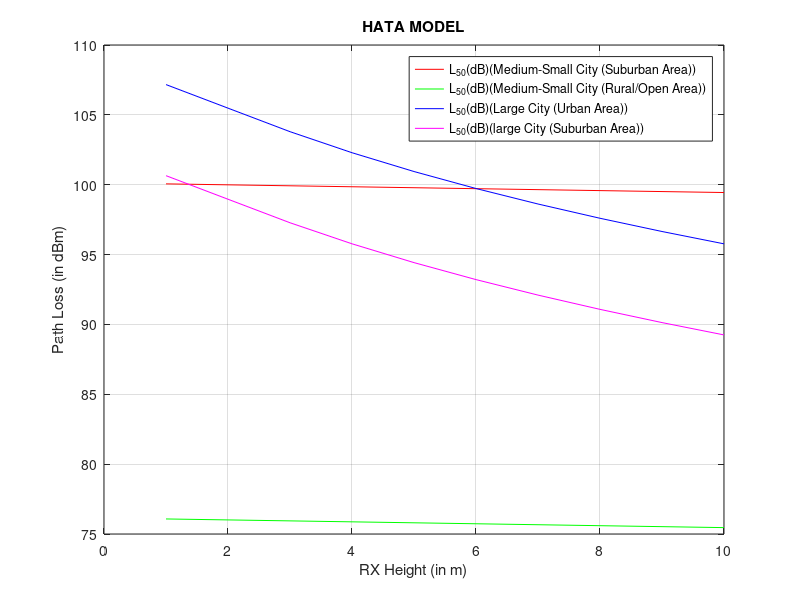

This chart was generated by the following MATLAB code:
clc
clear all;
close all;
hte=input('Enter the RX Height:');
hre=1:10;
d=input('Enter the Distance between TX and RX:');
f=input('Enter the Frequency:');
% MEDIUM-SMALL CITY (SUB URBAN AREA)
ahre_1=(1.1*log10(f)-0.7)*hre-(1.56*log10(f)-0.8);
L50_1=69.55+26.16*log10(f)-13.82*log10(hte)+(44.9-6.55*log10(hte))*log10(d)-ahre_1;
L50_dB_1=L50_1-(2*log10(f/28)*log10(f/28))-5.4;
% MEDIUM-SMALL CITY (RURAL/OPEN AREA)
ahre_2=(1.1*log10(f)-0.7)*hre-(1.56*log10(f)-0.8);
L50_2=69.55+26.16*log10(f)-13.82*log10(hte)+(44.9-6.55*log10(hte))*log10(d)-ahre_2;
L50_dB_2=L50_2-(4.78*log10(f)*log10(f))+18.33*log10(f)-40.98;
% LARGE CITY (URBAN AND SUBURBAN AREA)
if f<300000000
ahre_3=8.29*(log10(1.54*hre)).*(log10(1.54*hre))-1.1;
else
ahre_3=3.2*(log10(11.75*hre)).*(log10(11.75*hre))-4.97;
end
L50_3=69.55+26.16*log10(f)-13.82*log10(hte)+(44.9-6.55*log10(hte))*log10(d)-ahre_3;
L50_dB_3=L50_3-(2*log10(f/28)*log10(f/28))-5.4;
% rx height vs path loss
figure
plot(hre,L50_dB_1,'r',hre,L50_dB_2,'g',hre,L50_3,'b',hre,L50_dB_3,'m');
legend('L_5_0(dB)(Medium-Small City (Suburban Area))','L_5_0(dB)(Medium-Small City (Rural/Open Area))','L_5_0(dB)(Large City (Urban Area))','L_5_0(dB)(large City (Suburban Area))');
xlabel('RX Height (in m)');
ylabel('Path Loss (in dBm)');
title('HATA MODEL');
grid on
